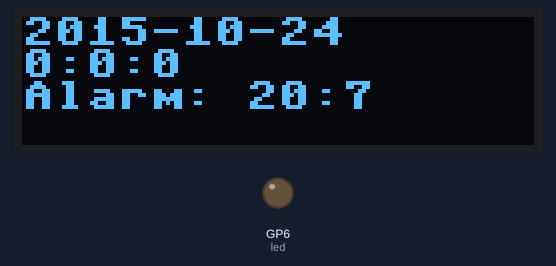
Bench run of a program on a simulated Raspberry Pi Pico running MicroPython. Parts: 128×32 one-colour display, output pins drawn as LEDs (lit = HIGH). The clock reads 2024-03-15 10:24:30 at power-on unless the program sets it; what the program prints to the serial console is not drawn.

Above: at 0.3 s.
At 30.7 s:
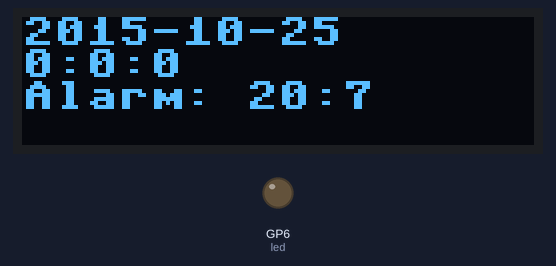
At 90.5 s:
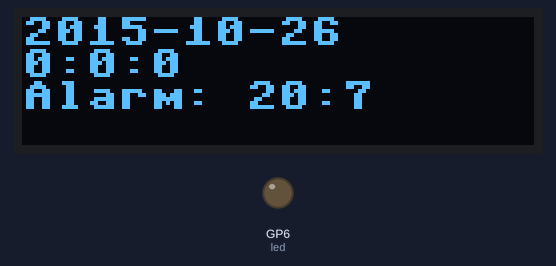

Measured:
- what the display in image 0 shows lasts 30.5 s, from 0.2 s to 30.7 s
- what the display in image 1 shows lasts 59.8 s, from 30.7 s to 90.5 s

The program:

alarm.py
```python
import urtc
from machine import I2C, Pin
import time
from ssd1306 import SSD1306_I2C


clock_i2c = I2C(1, scl=Pin(3), sda=Pin(2))
ds = urtc.DS3231(clock_i2c)
time.sleep_ms(200)
oled_i2c=I2C(0,sda=Pin(12), scl=Pin(13), freq=400000)
oled = SSD1306_I2C(128, 32, oled_i2c)
led = Pin(6, Pin.OUT)
led.value(0)
on_time = 2 # minutes

alarm_set= urtc.datetime_tuple(hour=20, minute=27, second=0)
ds.alarm_time(datetime=alarm_set)
ds.alarm(False)
alarmtime = ds.alarm_time()
print(f"Alarm: {alarmtime}")
timer = urtc.datetime_tuple(hour=alarm_set.hour, minute=alarm_set.minute+on_time,
                            second=alarm_set.second)
gpio_off = True
gpio_on = False


while True:
    datetime = ds.datetime()
    oled.fill(0)
    oled.text(f"{datetime.year}-{datetime.month}-{datetime.day}", 0, 0)
    oled.text(f"{datetime.hour}:{datetime.minute}:{datetime.second}", 0, 8)
    oled.text(f"Alarm: {alarmtime.hour}:{alarmtime.minute}", 0, 16)
    oled.show()
    #print(f"{datetime.year}-{datetime.month}-{datetime.day} {datetime.hour}:{datetime.minute}:{datetime.second}")
    alarm_state = ds.alarm()
    print(f"Alarm State: {alarm_state}")
    if (alarm_state and gpio_off) :
        led.value(1)
        gpio_off = False
        gpio_on = True
        ds.alarm(value=False)
        ds.alarm_time(datetime=timer)
    elif (alarm_state & gpio_on):
        led.value(0)
        gpio_off = True
        gpio_on = False
        ds.alarm(value=False)
        ds.alarm_time(datetime=alarm_set)
    time.sleep(1)
```

urtc.py
```python
import ucollections
import utime


DateTimeTuple = ucollections.namedtuple("DateTimeTuple", ["year", "month",
    "day", "weekday", "hour", "minute", "second", "millisecond"])


def datetime_tuple(year=None, month=None, day=None, weekday=None, hour=None,
                   minute=None, second=None, millisecond=None):
    return DateTimeTuple(year, month, day, weekday, hour, minute,
                         second, millisecond)


def _bcd2bin(value):
    return (value or 0) - 6 * ((value or 0) >> 4)


def _bin2bcd(value):
    return (value or 0) + 6 * ((value or 0) // 10)


def tuple2seconds(datetime):
    return utime.mktime((datetime.year, datetime.month, datetime.day,
        datetime.hour, datetime.minute, datetime.second, datetime.weekday, 0))


def seconds2tuple(seconds):
    (year, month, day, hour, minute,
     second, weekday, _yday) = utime.localtime(seconds)
    return DateTimeTuple(year, month, day, weekday, hour, minute, second, 0)


class _BaseRTC:
    _SWAP_DAY_WEEKDAY = False

    def __init__(self, i2c, address=0x68):
        self.i2c = i2c
        self.address = address

    def _register(self, register, buffer=None):
        if buffer is None:
            return self.i2c.readfrom_mem(self.address, register, 1)[0]
        self.i2c.writeto_mem(self.address, register, buffer)

    def _flag(self, register, mask, value=None):
        data = self._register(register)
        if value is None:
            return bool(data & mask)
        if value:
            data |= mask
        else:
            data &= ~mask
        self._register(register, bytearray((data,)))


    def datetime(self, datetime=None):
        if datetime is None:
            buffer = self.i2c.readfrom_mem(self.address,
                                           self._DATETIME_REGISTER, 7)
            if self._SWAP_DAY_WEEKDAY:
                day = buffer[3]
                weekday = buffer[4]
            else:
                day = buffer[4]
                weekday = buffer[3]
            return datetime_tuple(
                year=_bcd2bin(buffer[6]) + 2000,
                month=_bcd2bin(buffer[5]),
                day=_bcd2bin(day),
                weekday=_bcd2bin(weekday),
                hour=_bcd2bin(buffer[2]),
                minute=_bcd2bin(buffer[1]),
                second=_bcd2bin(buffer[0]),
            )
        datetime = datetime_tuple(*datetime)
        buffer = bytearray(7)
        buffer[0] = _bin2bcd(datetime.second)
        buffer[1] = _bin2bcd(datetime.minute)
        buffer[2] = _bin2bcd(datetime.hour)
        if self._SWAP_DAY_WEEKDAY:
            buffer[4] = _bin2bcd(datetime.weekday)
            buffer[3] = _bin2bcd(datetime.day)
        else:
            buffer[3] = _bin2bcd(datetime.weekday)
            buffer[4] = _bin2bcd(datetime.day)
        buffer[5] = _bin2bcd(datetime.month)
        buffer[6] = _bin2bcd(datetime.year - 2000)
        self._register(self._DATETIME_REGISTER, buffer)


class DS1307(_BaseRTC):
    _NVRAM_REGISTER = 0x08
    _DATETIME_REGISTER = 0x00
    _SQUARE_WAVE_REGISTER = 0x07

    def stop(self, value=None):
        return self._flag(0x00, 0b10000000, value)

    def memory(self, address, buffer=None):
        if buffer is not None and address + len(buffer) > 56:
            raise ValueError("address out of range")
        return self._register(self._NVRAM_REGISTER + address, buffer)


class DS3231(_BaseRTC):
    _CONTROL_REGISTER = 0x0e
    _STATUS_REGISTER = 0x0f
    _DATETIME_REGISTER = 0x00
    _ALARM_REGISTERS = (0x08, 0x0b)
    _SQUARE_WAVE_REGISTER = 0x0e

    def lost_power(self):
        return self._flag(self._STATUS_REGISTER, 0b10000000)

    def alarm(self, value=None, alarm=0):
        return self._flag(self._STATUS_REGISTER,
                          0b00000011 & (1 << alarm), value)

    def interrupt(self, alarm=0):
        return self._flag(self._CONTROL_REGISTER,
                          0b00000100 | (1 << alarm), 1)

    def no_interrupt(self):
        return self._flag(self._CONTROL_REGISTER, 0b00000011, 0)

    def stop(self, value=None):
        return self._flag(self._CONTROL_REGISTER, 0b10000000, value)

    def datetime(self, datetime=None):
        if datetime is not None:
            status = self._register(self._STATUS_REGISTER) & 0b01111111
            self._register(self._STATUS_REGISTER, bytearray((status,)))
        return super().datetime(datetime)

    def alarm_time(self, datetime=None, alarm=0):
        if datetime is None:
            buffer = self.i2c.readfrom_mem(self.address,
                                           self._ALARM_REGISTERS[alarm], 3)
            day = None
            weekday = None
            second = None
            if buffer[2] & 0b10000000:
                pass
            elif buffer[2] & 0b01000000:
                day = _bcd2bin(buffer[2] & 0x3f)
            else:
                weekday = _bcd2bin(buffer[2] & 0x3f)
            minute = (_bcd2bin(buffer[0] & 0x7f)
                      if not buffer[0] & 0x80 else None)
            hour = (_bcd2bin(buffer[1] & 0x7f)
                    if not buffer[1] & 0x80 else None)
            if alarm == 0:
                # handle seconds
                buffer = self.i2c.readfrom_mem(
                    self.address, self._ALARM_REGISTERS[alarm] - 1, 1)
                second = (_bcd2bin(buffer[0] & 0x7f)
                          if not buffer[0] & 0x80 else None)
            return datetime_tuple(
                day=day,
                weekday=weekday,
                hour=hour,
                minute=minute,
                second=second,
            )
        datetime = datetime_tuple(*datetime)
        buffer = bytearray(3)
        buffer[0] = (_bin2bcd(datetime.minute)
                     if datetime.minute is not None else 0x80)
        buffer[1] = (_bin2bcd(datetime.hour)
                     if datetime.hour is not None else 0x80)
        if datetime.day is not None:
            if datetime.weekday is not None:
                raise ValueError("can't specify both day and weekday")
            buffer[2] = _bin2bcd(datetime.day)
        elif datetime.weekday is not None:
            buffer[2] = _bin2bcd(datetime.weekday) | 0b01000000
        else:
            buffer[2] = 0x80
        self._register(self._ALARM_REGISTERS[alarm], buffer)
        if alarm == 0:
            # handle seconds
            buffer = bytearray([_bin2bcd(datetime.second)
                                if datetime.second is not None else 0x80])
            self._register(self._ALARM_REGISTERS[alarm] - 1, buffer)


class PCF8523(_BaseRTC):
    _CONTROL1_REGISTER = 0x00
    _CONTROL2_REGISTER = 0x01
    _CONTROL3_REGISTER = 0x02
    _DATETIME_REGISTER = 0x03
    _ALARM_REGISTER = 0x0a
    _SQUARE_WAVE_REGISTER = 0x0f
    _SWAP_DAY_WEEKDAY = True

    def __init__(self, *args, **kwargs):
        super().__init__(*args, **kwargs)
        self.init()

    def init(self):
        # Enable battery switchover and low-battery detection.
        self._flag(self._CONTROL3_REGISTER, 0b11100000, False)

    def reset(self):
        self._flag(self._CONTROL1_REGISTER, 0x58, True)
        self.init()

    def lost_power(self, value=None):
        return self._flag(self._CONTROL3_REGISTER, 0b00010000, value)

    def stop(self, value=None):
        return self._flag(self._CONTROL1_REGISTER, 0b00010000, value)

    def battery_low(self):
        return self._flag(self._CONTROL3_REGISTER, 0b00000100)

    def alarm(self, value=None):
        return self._flag(self._CONTROL2_REGISTER, 0b00001000, value)

    def datetime(self, datetime=None):
        if datetime is not None:
            self.lost_power(False) # clear the battery switchover flag
        return super().datetime(datetime)

    def alarm_time(self, datetime=None):
        if datetime is None:
            buffer = self.i2c.readfrom_mem(self.address,
                                           self._ALARM_REGISTER, 4)
            return datetime_tuple(
                weekday=_bcd2bin(buffer[3] &
                                 0x7f) if not buffer[3] & 0x80 else None,
                day=_bcd2bin(buffer[2] &
                             0x7f) if not buffer[2] & 0x80 else None,
                hour=_bcd2bin(buffer[1] &
                              0x7f) if not buffer[1] & 0x80 else None,
                minute=_bcd2bin(buffer[0] &
                                0x7f) if not buffer[0] & 0x80 else None,
            )
        datetime = datetime_tuple(*datetime)
        buffer = bytearray(4)
        buffer[0] = (_bin2bcd(datetime.minute)
                     if datetime.minute is not None else 0x80)
        buffer[1] = (_bin2bcd(datetime.hour)
                     if datetime.hour is not None else 0x80)
        buffer[2] = (_bin2bcd(datetime.day)
                     if datetime.day is not None else 0x80)
        buffer[3] = (_bin2bcd(datetime.weekday) | 0b01000000
                     if datetime.weekday is not None else 0x80)
        self._register(self._ALARM_REGISTER, buffer)
```
